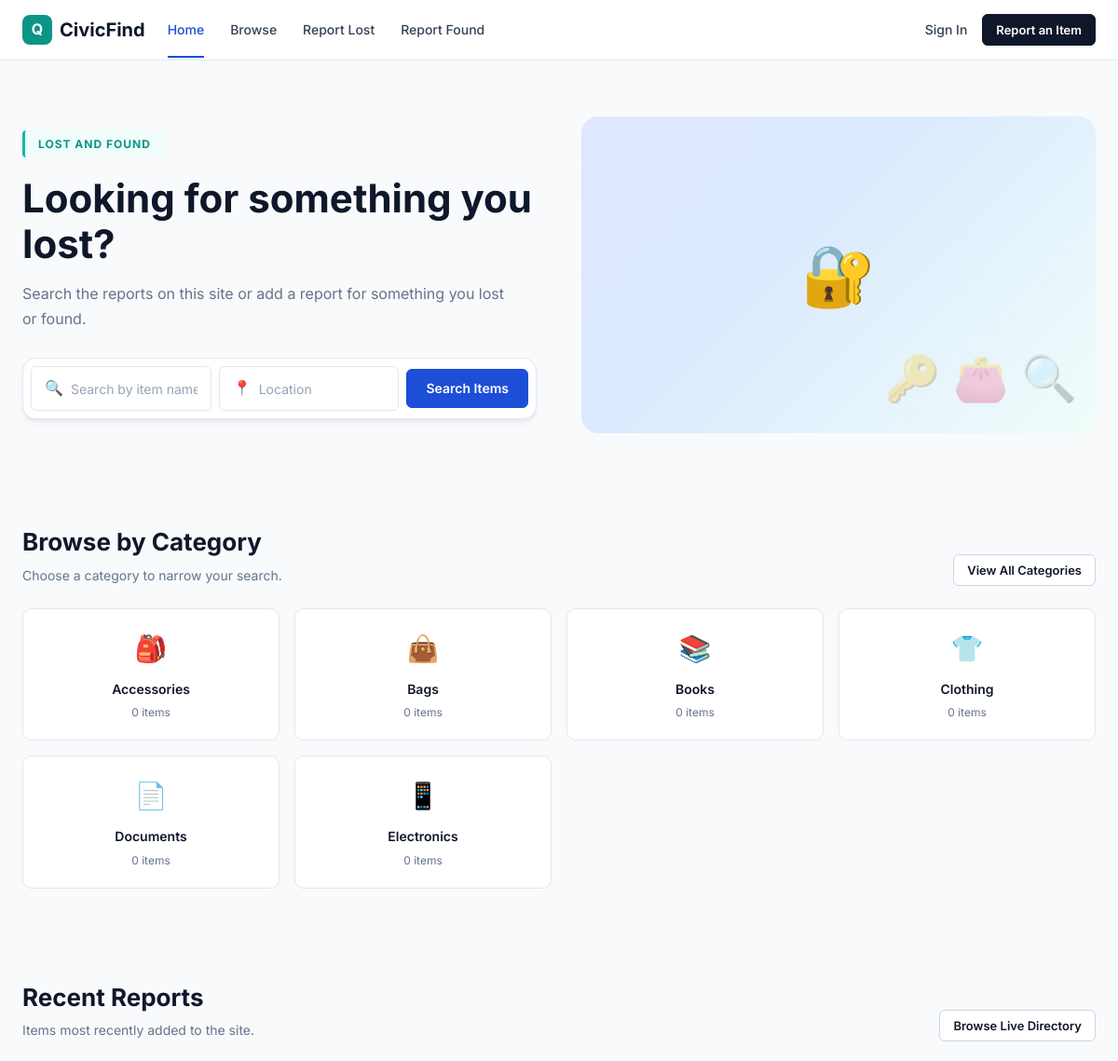
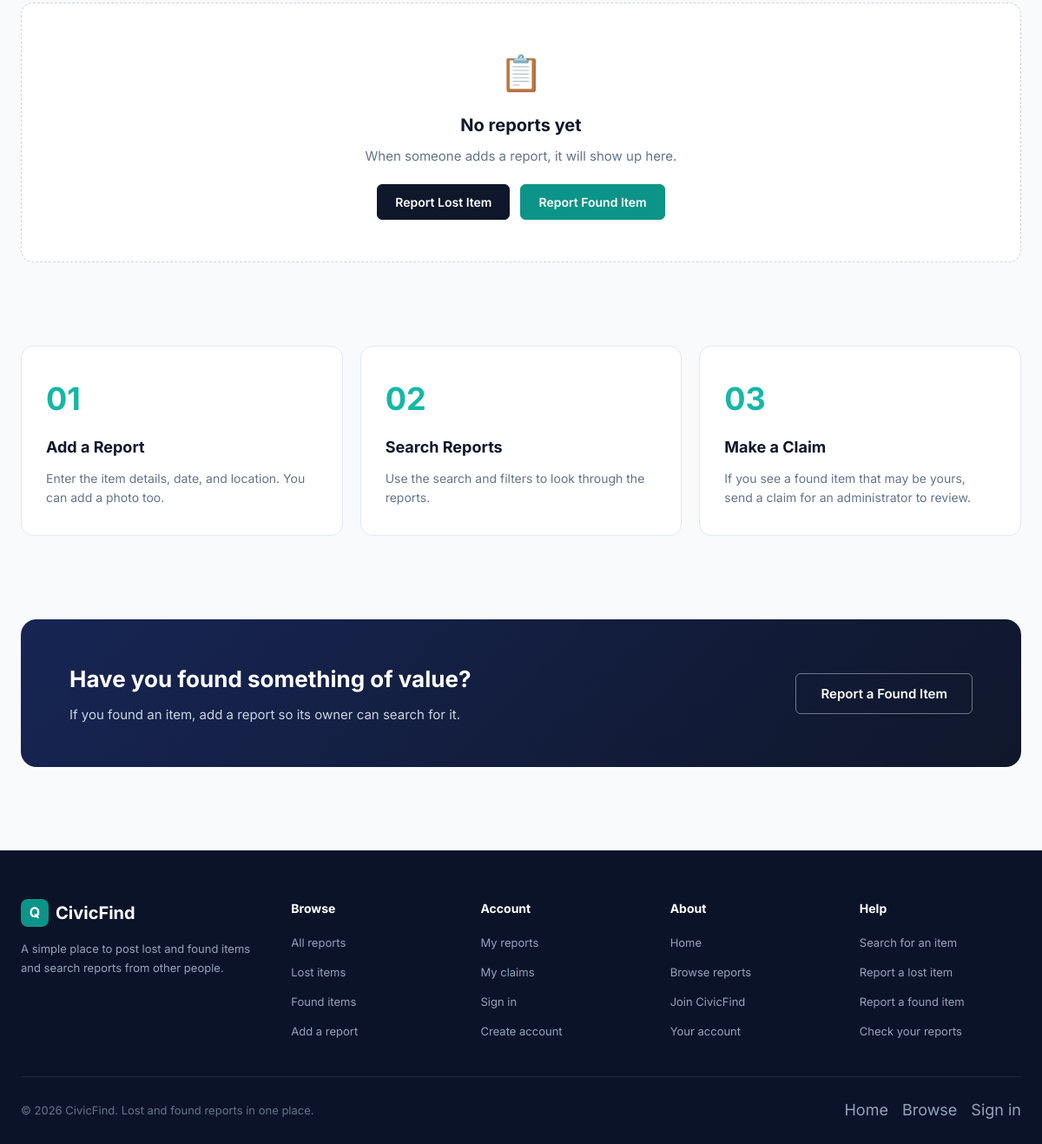
The page / on the database its author committed (2 pictures, top to bottom).
### tables this page shows
CREATE TABLE categories (
    id INT UNSIGNED AUTO_INCREMENT PRIMARY KEY,
    name VARCHAR(80) NOT NULL UNIQUE,
    created_at TIMESTAMP NOT NULL DEFAULT CURRENT_TIMESTAMP
);

### config/config.php (called while the page is built, shortened)
<?php
function load_project_env(): void {
    static $loaded = false;
    if ($loaded) return;
    $envFile = dirname(__DIR__) . '/.env';
    if (!is_readable($envFile)) {
        $envFile = dirname(__DIR__) . '/.env.example';
    }
    foreach (file($envFile, FILE_IGNORE_NEW_LINES | FILE_SKIP_EMPTY_LINES) as $line) {
        $line = trim($line);
        if ($line === '' || str_starts_with($line, '#') || !str_contains($line, '=')) continue;
        [$key, $value] = array_map('trim', explode('=', $line, 2));
        if ($key === '' || getenv($key) !== false) continue;
    }
}
function env_value(string $key, string $default = ''): string {
    $value = getenv($key);
    return $value === false ? $default : $value;
}

### includes/functions.php (called while the page is built, shortened)
<?php
function e(?string $str): string {
    return htmlspecialchars($str ?? '', ENT_QUOTES | ENT_SUBSTITUTE, 'UTF-8');
}
function app_base_path(): string {
    static $basePath = null;
    if ($basePath !== null) return $basePath;
    $configured = trim(env_value('APP_BASE_PATH'));
    $script = str_replace('\\', '/', (string)($_SERVER['SCRIPT_NAME'] ?? '/'));
    $directory = rtrim(str_replace('\\', '/', dirname($script)), '/');
    $basePath = ($directory === '' || $directory === '.' || $directory === '/') ? '' : $directory;
    return $basePath;
}
function app_url(string $path = '/'): string {
    $path = '/' . ltrim($path, '/');
    return app_base_path() . $path;
}
function category_icon(string $name): string {
    $map = [
        'Electronics'    => '📱',
        'Documents'      => '📄',
        'Wallet / Money' => '👛',
        'Keys'           => '🔑',
        'Clothing'       => '👕',
        'Bags'           => '👜',
        'Jewelry'        => '💍',
        'Books'          => '📚',
        'Accessories'    => '🎒',
        'Other'          => '📦',
    ];
    return $map[$name] ?? '📦';
}

### auth/auth.php (called while the page is built, shortened)
<?php
require_once __DIR__ . '/../config/config.php';
require_once __DIR__ . '/../includes/functions.php';
function is_logged_in(): bool {
    return !empty($_SESSION['user_id']);
}

### index.php (the view, shortened to what this page needs)
<?php
$current_page = 'home';
require_once __DIR__ . '/includes/functions.php';
require_once __DIR__ . '/includes/header.php';
$db = get_db();
$cats = $db->query("
    SELECT c.*, COUNT(i.id) AS item_count
    FROM categories c
    LEFT JOIN items i ON i.category_id = c.id AND i.status = 'active'
    GROUP BY c.id ORDER BY c.name
")->fetchAll();
$recent = $db->query("
    SELECT i.*, c.name AS category_name
    FROM items i
    JOIN categories c ON c.id = i.category_id
    WHERE i.status = 'active'
    ORDER BY i.created_at DESC LIMIT 4
")->fetchAll();
?>
<section class="hero">
    <div class="container">
        <div class="hero-grid">
            <div>
                <span class="hero-badge">LOST AND FOUND</span>
                <h1>Looking for something you lost?</h1>
                <p>Search the reports on this site or add a report for something you lost or found.</p>
                <form class="hero-search" action="<?= e(app_url('/browse.php')) ?>" method="get">
                    <div class="search-input">
                        <span class="search-icon">🔍</span>
                        <input type="text" name="keyword" placeholder="Search by item name or details">
                    </div>
                    <div class="search-input">
                        <span class="search-icon">📍</span>
                        <input type="text" name="location" placeholder="Location">
                    </div>
                    <button type="submit" class="btn btn-blue">Search Items</button>
                </form>
            </div>
            <div class="hero-illustration">
                🔐
            </div>
        </div>
    </div>
</section>
<section class="categories">
    <div class="container">
        <div class="section-header">
            <div>
                <h2>Browse by Category</h2>
                <p>Choose a category to narrow your search.</p>
            </div>
            <a href="<?= e(app_url('/browse.php')) ?>" class="btn btn-outline btn-sm">View All Categories</a>
        </div>
        <div class="category-grid">
            <?php foreach (array_slice($cats, 0, 6) as $cat): ?>
            <a href="<?= e(app_url('/browse.php?category=' . (int)$cat['id'])) ?>" class="category-card">
                <div class="cat-icon"><?= category_icon($cat['name']) ?></div>
                <div class="cat-name"><?= e($cat['name']) ?></div>
                <div class="cat-count"><?= (int)$cat['item_count'] ?> items</div>
            </a>
            <?php endforeach; ?>
        </div>
    </div>
</section>
<section class="items-section">
    <div class="container">
        <div class="section-header">
            <div>
                <h2>Recent Reports</h2>
                <p>Items most recently added to the site.</p>
            </div>
            <a href="<?= e(app_url('/browse.php')) ?>" class="btn btn-outline btn-sm">Browse Live Directory</a>
        </div>
        <div class="items-grid">
            <?php if (empty($recent)): ?>
                <div class="empty-state" style="grid-column: 1 / -1; padding: 48px 24px; background: var(--white); border: 1px dashed var(--slate-300); border-radius: var(--radius-lg);">
                    <div style="font-size: 40px; margin-bottom: 12px;">📋</div>
                    <h3 style="font-size: 20px; font-weight: 700; color: var(--navy-800); margin-bottom: 8px;">No reports yet</h3>
                    <p style="color: var(--slate-500); margin-bottom: 20px;">When someone adds a report, it will show up here.</p>
                    <div style="display: flex; gap: 12px; justify-content: center; flex-wrap: wrap;">
                        <a href="<?= e(app_url('/user/report-item.php?type=lost')) ?>" class="btn btn-primary">Report Lost Item</a>
                        <a href="<?= e(app_url('/user/report-item.php?type=found')) ?>" class="btn btn-teal">Report Found Item</a>
                    </div>
                </div>
            <?php endif; ?>
        </div>
    </div>
</section>
<section class="how-it-works">
    <div class="container">
        <div class="steps-grid">
            <div class="step-card">
                <div class="step-number">01</div>
                <h3>Add a Report</h3>
                <p>Enter the item details, date, and location. You can add a photo too.</p>
            </div>
            <div class="step-card">
                <div class="step-number">02</div>
                <h3>Search Reports</h3>
                <p>Use the search and filters to look through the reports.</p>
            </div>
            <div class="step-card">
                <div class="step-number">03</div>
                <h3>Make a Claim</h3>
                <p>If you see a found item that may be yours, send a claim for an administrator to review.</p>
            </div>
        </div>
    </div>
</section>
<section>
    <div class="container">
        <div class="cta-banner">
            <div>
                <h2>Have you found something of value?</h2>
                <p>If you found an item, add a report so its owner can search for it.</p>
            </div>
            <a href="<?= e(app_url('/user/report-item.php?type=found')) ?>" class="btn btn-outline-white btn-lg">Report a Found Item</a>
        </div>
    </div>
</section>
<?php require_once __DIR__ . '/includes/footer.php'; ?>

### includes/header.php (shortened to what this page needs)
<?php
require_once __DIR__ . '/../auth/auth.php';
require_once __DIR__ . '/functions.php';
$current_page = $current_page ?? '';
?>
<!DOCTYPE html>
<html lang="en">
<head>
    <link rel="stylesheet" href="<?= e(app_url('/assets/css/style.css')) ?>">
</head>
<body>
<?php require_once __DIR__ . '/navbar.php'; ?>
<main>

### includes/navbar.php (shortened to what this page needs)
<nav class="navbar">
    <div class="container navbar-inner">
        <a href="<?= e(app_url('/index.php')) ?>" class="navbar-brand">
            <span class="brand-icon">Q</span>
            <span class="brand-text">CivicFind</span>
        </a>
        <div class="navbar-menu" id="navMenu">
            <ul class="nav-links">
                <li><a href="<?= e(app_url('/index.php')) ?>" class="<?= ($current_page ?? '') === 'home' ? 'active' : '' ?>">Home</a></li>
                <li><a href="<?= e(app_url('/browse.php')) ?>" class="<?= ($current_page ?? '') === 'browse' ? 'active' : '' ?>">Browse</a></li>
                <li><a href="<?= e(app_url('/user/report-item.php?type=lost')) ?>" class="<?= ($current_page ?? '') === 'report-lost' ? 'active' : '' ?>">Report Lost</a></li>
                <li><a href="<?= e(app_url('/user/report-item.php?type=found')) ?>" class="<?= ($current_page ?? '') === 'report-found' ? 'active' : '' ?>">Report Found</a></li>
            </ul>
            <div class="nav-actions">
                <?php if (is_logged_in()): ?>
                    <div class="user-dropdown">
                        <button class="user-dropdown-toggle" id="userDropToggle">
                            <span class="user-avatar"><?= mb_substr(e(current_user()['full_name']), 0, 1) ?></span>
                            <span class="user-name"><?= e(current_user()['full_name']) ?></span>
                            <svg width="12" height="12" viewBox="0 0 12 12" fill="none"><path d="M3 4.5L6 7.5L9 4.5" stroke="currentColor" stroke-width="1.5" stroke-linecap="round" stroke-linejoin="round"/></svg>
                        </button>
                        <div class="user-dropdown-menu" id="userDropMenu">
                            <a href="<?= e(app_url('/user/my-reports.php')) ?>">My Reports</a>
                            <?php if (is_admin()): ?>
                                <a href="<?= e(app_url('/admin/dashboard.php')) ?>">Admin Dashboard</a>
                            <?php endif; ?>
                            <hr>
                            <form action="<?= e(app_url('/logout.php')) ?>" method="post" class="logout-form">
                                <?= csrf_token() ?>
                                <button type="submit" class="logout-link">Sign Out</button>
                            </form>
                        </div>
                    </div>
                <?php else: ?>
                    <a href="<?= e(app_url('/login.php')) ?>" class="nav-signin">Sign In</a>
                    <a href="<?= e(app_url('/login.php')) ?>" class="btn btn-primary btn-sm">Report an Item</a>
                <?php endif; ?>
            </div>
        </div>
    </div>
</nav>

### includes/footer.php (shortened to what this page needs)
</main>
<footer class="footer">
    <div class="container">
        <div class="footer-grid">
            <div class="footer-brand">
                <a href="<?= e(app_url('/')) ?>" class="navbar-brand">
                    <span class="brand-icon">Q</span>
                    <span class="brand-text">CivicFind</span>
                </a>
                <p>A simple place to post lost and found items and search reports from other people.</p>
            </div>
            <div class="footer-col">
                <h4>Browse</h4>
                <ul>
                    <li><a href="<?= e(app_url('/browse.php')) ?>">All reports</a></li>
                    <li><a href="<?= e(app_url('/browse.php?type=lost')) ?>">Lost items</a></li>
                    <li><a href="<?= e(app_url('/browse.php?type=found')) ?>">Found items</a></li>
                    <li><a href="<?= e(app_url('/user/report-item.php')) ?>">Add a report</a></li>
                </ul>
            </div>
            <div class="footer-col">
                <h4>Account</h4>
                <ul>
                    <li><a href="<?= e(app_url('/user/my-reports.php')) ?>">My reports</a></li>
                    <li><a href="<?= e(app_url('/user/my-reports.php?tab=claims')) ?>">My claims</a></li>
                    <li><a href="<?= e(app_url('/login.php')) ?>">Sign in</a></li>
                    <li><a href="<?= e(app_url('/register.php')) ?>">Create account</a></li>
                </ul>
            </div>
            <div class="footer-col">
                <h4>About</h4>
                <ul>
                    <li><a href="<?= e(app_url('/')) ?>">Home</a></li>
                    <li><a href="<?= e(app_url('/browse.php')) ?>">Browse reports</a></li>
                    <li><a href="<?= e(app_url('/register.php')) ?>">Join CivicFind</a></li>
                    <li><a href="<?= e(app_url('/login.php')) ?>">Your account</a></li>
                </ul>
            </div>
            <div class="footer-col">
                <h4>Help</h4>
                <ul>
                    <li><a href="<?= e(app_url('/browse.php')) ?>">Search for an item</a></li>
                    <li><a href="<?= e(app_url('/user/report-item.php')) ?>">Report a lost item</a></li>
                    <li><a href="<?= e(app_url('/user/report-item.php?type=found')) ?>">Report a found item</a></li>
                    <li><a href="<?= e(app_url('/user/my-reports.php')) ?>">Check your reports</a></li>
                </ul>
            </div>
        </div>
        <div class="footer-bottom">
            <p>&copy; 2026 CivicFind. Lost and found reports in one place.</p>
            <div class="footer-social">
                <a href="<?= e(app_url('/')) ?>" aria-label="Home">Home</a>
                <a href="<?= e(app_url('/browse.php')) ?>" aria-label="Browse reports">Browse</a>
                <a href="<?= e(app_url('/login.php')) ?>" aria-label="Sign in">Sign in</a>
            </div>
        </div>
    </div>
</footer>
</body>
</html>

### rows shown on the page
categories: name "🎒", name "Accessories", item_count "0"
categories: name "👜", name "Bags", item_count "0"
categories: name "📚", name "Books", item_count "0"
categories: name "👕", name "Clothing", item_count "0"
categories: name "📄", name "Documents", item_count "0"
categories: name "📱", name "Electronics", item_count "0"
